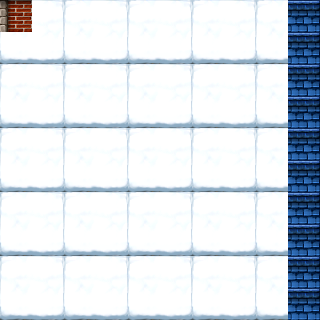

This game map was drawn from its Tiled (.tmx) file and the tilesets committed beside it. A one-line description and the full map source follow:
An orthogonal 10x10 tile map with 32x32 px tiles, 1 tile layer (块层 1).

<map version="1.0" orientation="orthogonal" renderorder="right-down" width="10" height="10" tilewidth="32" tileheight="32" nextobjectid="1">
 <tileset firstgid="1" name="e" tilewidth="32" tileheight="32" tilecount="128" columns="16">
  <image source="TileA3.png" width="512" height="256" />
 </tileset>
 <layer name="块层 1" width="10" height="10">
  <data encoding="csv">
107,80,79,80,79,80,79,80,79,4,
95,96,95,96,95,96,95,96,95,4,
79,80,79,80,79,80,79,80,79,4,
95,96,95,96,95,96,95,96,95,4,
79,80,79,80,79,80,79,80,79,4,
95,96,95,96,95,96,95,96,95,4,
79,80,79,80,79,80,79,80,79,4,
95,96,95,96,95,96,95,96,95,4,
79,80,79,80,79,80,79,80,79,4,
95,96,95,96,95,96,95,96,95,4
</data>
 </layer>
</map>
